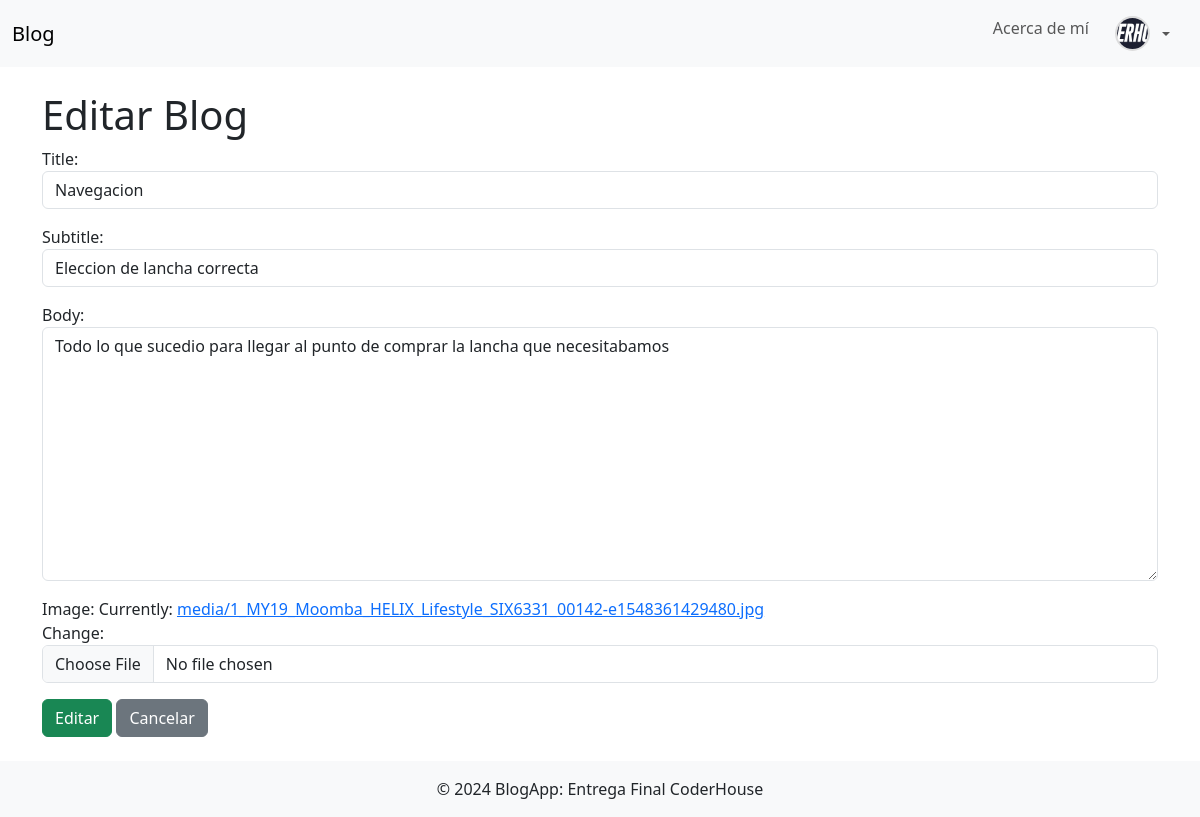
Page /blog/2/edit/ (signed in) on the committed database.
### accounts/models.py (models this page shows, shortened)
class Profile(models.Model):
    user = models.OneToOneField(User, on_delete=models.CASCADE)
    description = models.TextField(blank=True, null=True)
    image = models.ImageField(
        upload_to='profile_images/', blank=True, null=True)

### blogapp/models.py (models this page shows, shortened)
class Blog(models.Model):
    title = models.CharField(max_length=100)
    subtitle = models.CharField(max_length=200)
    body = models.TextField()
    image = models.ImageField(upload_to='blog_images/')
    created_at = models.DateTimeField(auto_now_add=True)
    updated_at = models.DateTimeField(auto_now=True)

### blogapp/views.py (the view)
# urls.py: path('blog/<int:blog_id>/edit/', views.blog_update,
@login_required
def blog_update(request, blog_id):
    blog = get_object_or_404(Blog, id=blog_id)
    if request.method == 'POST':
        form = BlogForm(request.POST, request.FILES, instance=blog)
        if form.is_valid():
            form.save()
            messages.success(request, "¡Blog actualizado exitosamente!")
            return redirect('blog_detail', blog_id=blog.id)
    else:
        form = BlogForm(instance=blog)
    return render(request, 'blogapp/blog_form.html', {'form': form, 'action': 'Editar'})

### blogapp/forms.py (shortened to what this page needs)
class BlogForm(forms.ModelForm):
    class Meta:
        model = Blog
        fields = ['title', 'subtitle', 'body', 'image']
        widgets = {
            'title': forms.TextInput(attrs={'class': 'form-control'}),
            'subtitle': forms.TextInput(attrs={'class': 'form-control'}),
            'body': forms.Textarea(attrs={'class': 'form-control'}),
            'image': forms.ClearableFileInput(attrs={'class': 'form-control'}),
        }

### blogapp/templates/blogapp/blog_form.html (shortened to what this page needs)
{% extends 'blogapp/base.html' %}
{% block content %}
<h1>{{ action }} Blog</h1>
<form method="post" enctype="multipart/form-data">
    {{ form.as_p }}
    <button type="submit" class="btn btn-success">{{ action }}</button>
    <a href="{% url 'home' %}" class="btn btn-secondary">Cancelar</a>
</form>
{% endblock %}

### blogapp/templates/blogapp/base.html (shortened to what this page needs)
<!DOCTYPE html>
<html lang="en">
<head>
    <link href="https://cdn.jsdelivr.net/npm/bootstrap@5.3.0/dist/css/bootstrap.min.css" rel="stylesheet">
    {% load static %}
    <link rel="stylesheet" href="{% static 'css/style.css' %}">
</head>
<body>
    <nav class="navbar navbar-expand-lg navbar-light bg-light">
        <div class="container-fluid">
            <a class="navbar-brand" href="{% url 'home' %}">Blog</a>
            <div class="collapse navbar-collapse" id="navbarNav">
                <ul class="navbar-nav ms-auto">
                    <li class="nav-item">
                        <a class="nav-link" href="{% url 'about' %}">Acerca de mí</a>
                    </li>
                    {% if user.is_authenticated %}
                    <li class="nav-item dropdown">
                        <a class="nav-link dropdown-toggle d-flex align-items-center" href="#" id="navbarDropdown"
                            role="button" data-bs-toggle="dropdown" aria-expanded="false">
                            {% if user.profile.image %}
                            <img src="{{ user.profile.image.url }}" alt="Foto de perfil" class="rounded-circle me-2"
                                style="width: 35px; height: 35px; object-fit: cover;">
                            {% else %}
                            <span class="me-2">{{ user.username }}</span>
                            {% endif %}
                        </a>
                    </li>
                    {% endif %}
                </ul>
            </div>
        </div>
    </nav>
    <div class="container mt-4">
        {% block content %}{% endblock %}
    </div>
    <footer class="bg-light text-center text-lg-start mt-4">
        <div class="text-center p-3">
            © 2024 BlogApp: Entrega Final CoderHouse
        </div>
    </footer>
</body>
</html>

### static/css/style.css (style rules this page uses)
.navbar img { object-fit: cover; border: 2px solid #ddd; transition: transform 0.2s ease; }
.navbar .nav-link { margin-right: 10px; }

### rows in the picture
Blog: title "Navegacion", subtitle "Eleccion de lancha correcta", body "Todo lo que sucedio para llegar al punto de comprar la lancha que necesitabamos"

### other values in the picture
{{ action }} "Editar"
